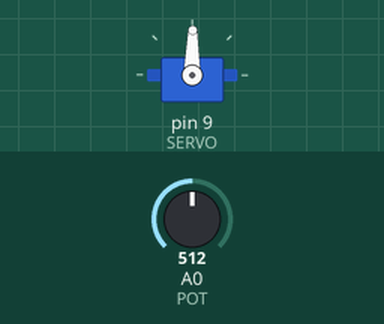
Recording of a sketch running on a simulated Arduino Uno, built with avr-gcc and run on an emulated ATmega328P. Parts: servo. The test bench sets the inputs (shaded band); at power-on: A0 (POT) = 512.

Above: at 1.2 s.
1.3 s: A0 (POT) set to 716
At 2.4 s:
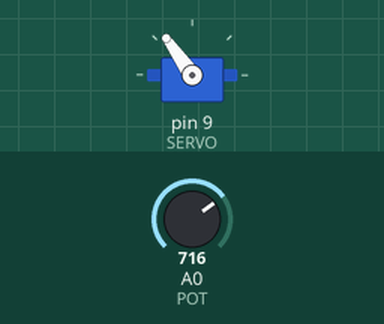
2.8 s: A0 (POT) set to 900
At 3.2 s:
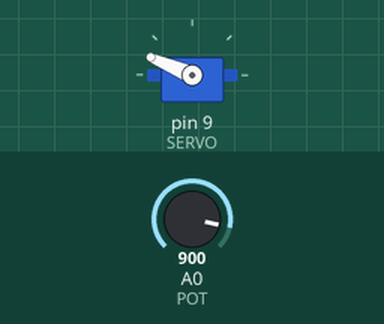
4.3 s: A0 (POT) set to 1023
At 4.7 s:
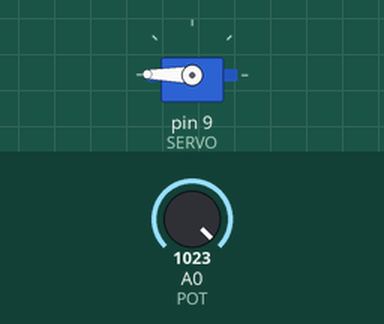
5.8 s: A0 (POT) set to 306
At 6.7 s:
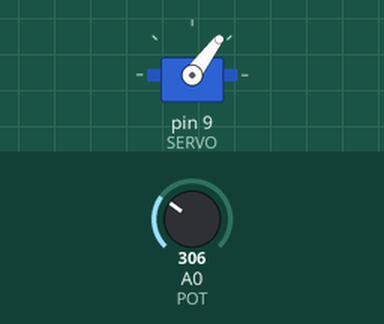
7.3 s: A0 (POT) set to 122
At 8.1 s:
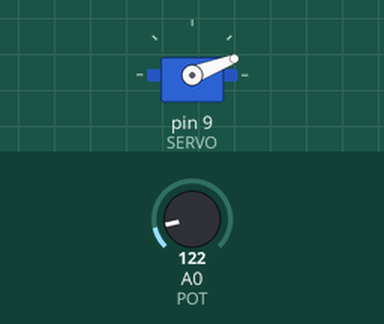
8.8 s: A0 (POT) set to 511
At 10.2 s:
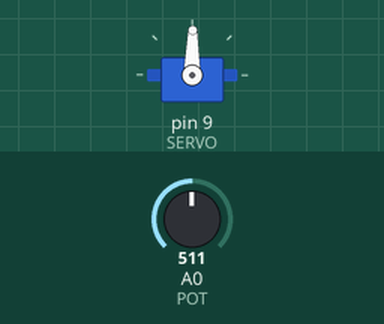
Timing chart, 0 to 11.3 s (numbered marks = the images above; inputs shaded):
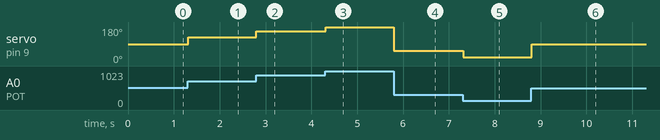

Measured:
- after the input at 1.3 s, servo on pin 9 (SERVO): 89° → 125° at once
- after the input at 2.8 s, servo on pin 9 (SERVO): 125° → 157° at once
- after the input at 4.3 s, servo on pin 9 (SERVO): 157° → 179° at once
- after the input at 5.8 s, servo on pin 9 (SERVO): 179° → 53° at once
- after the input at 7.3 s, servo on pin 9 (SERVO): 53° → 21° at once
- after the input at 8.8 s, servo on pin 9 (SERVO): 21° → 89° at once

The sketch:

5-1-potentiometer_controlled_servo.ino
```cpp
// C++ code
// Servo controlled potentiometer

#include <Servo.h>

const int SERVO = 9;
const int POT = 0;

Servo servo1;
int potVal = 0;

void setup()
{
  servo1.attach(SERVO);
}

void loop()
{
  potVal = analogRead(POT);	// Read pot
  potVal = map(potVal, 0, 1023, 0, 179);	// Scale val to servo range
  servo1.write(potVal);		// Write val to servo
  delay(15);

}
```
